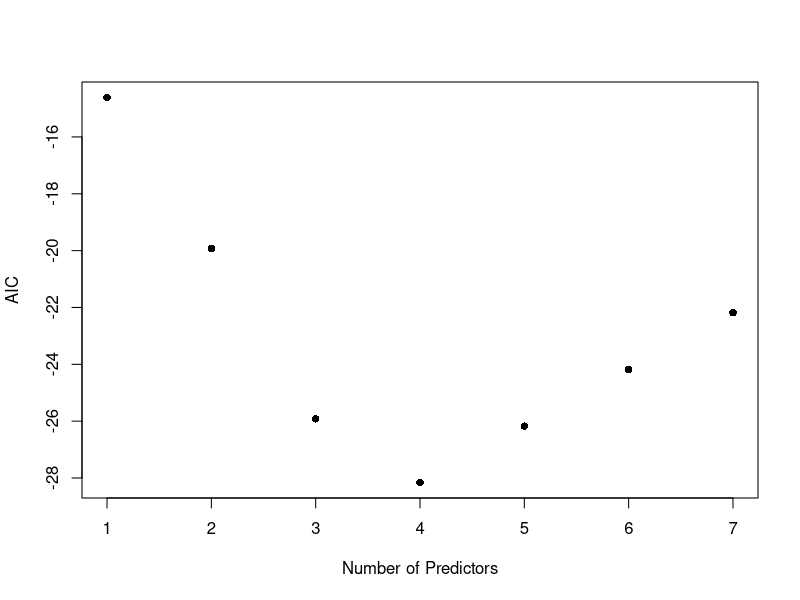
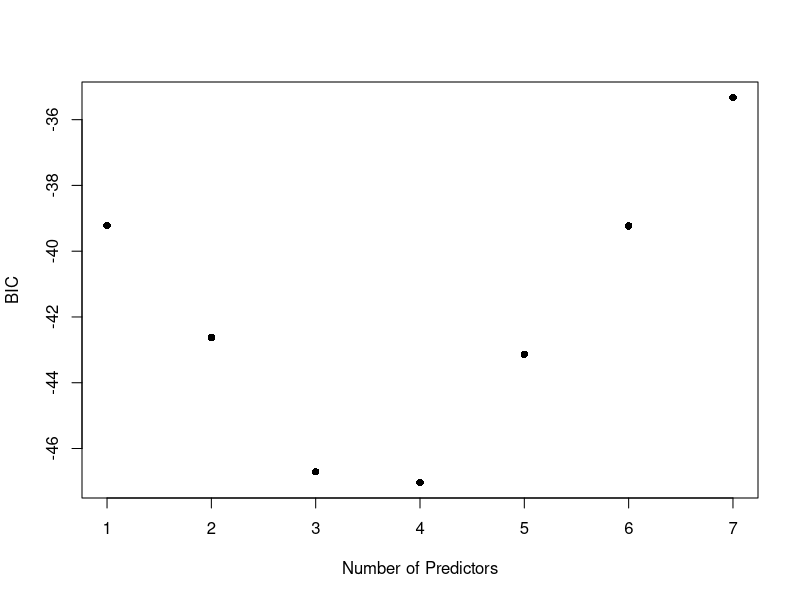
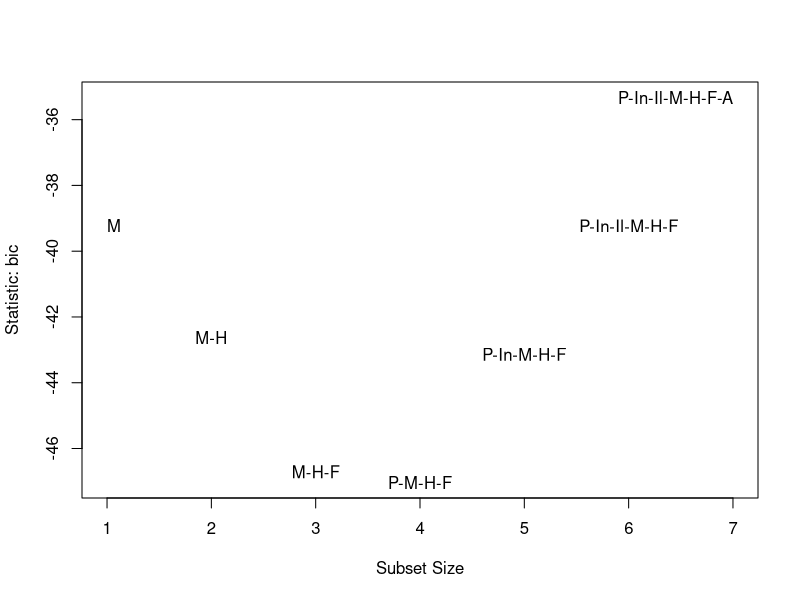
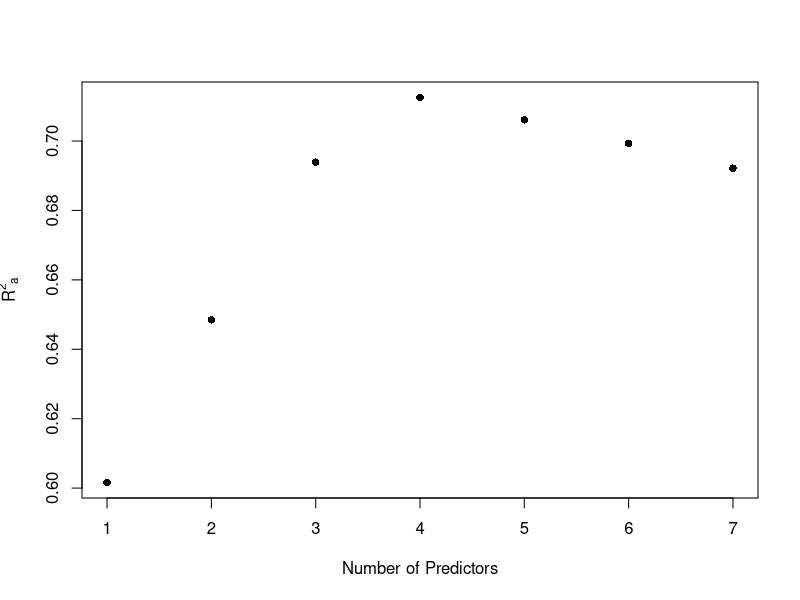
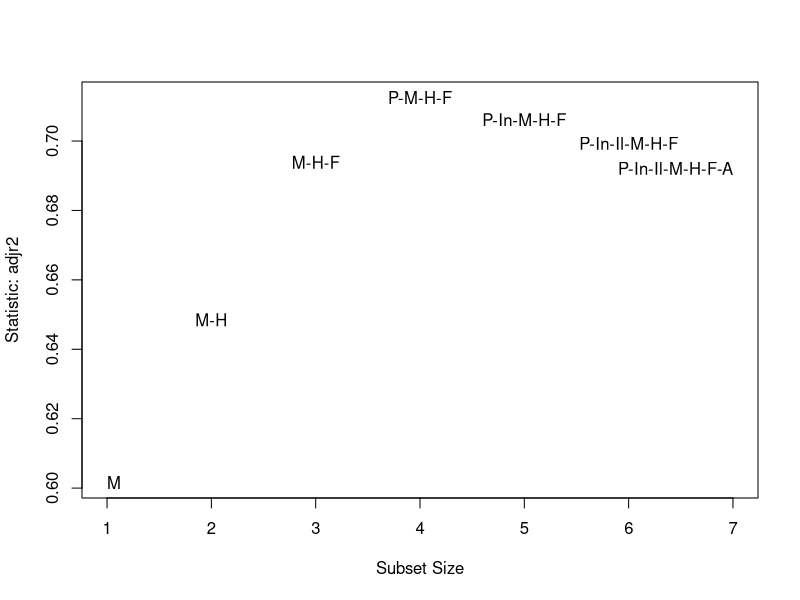
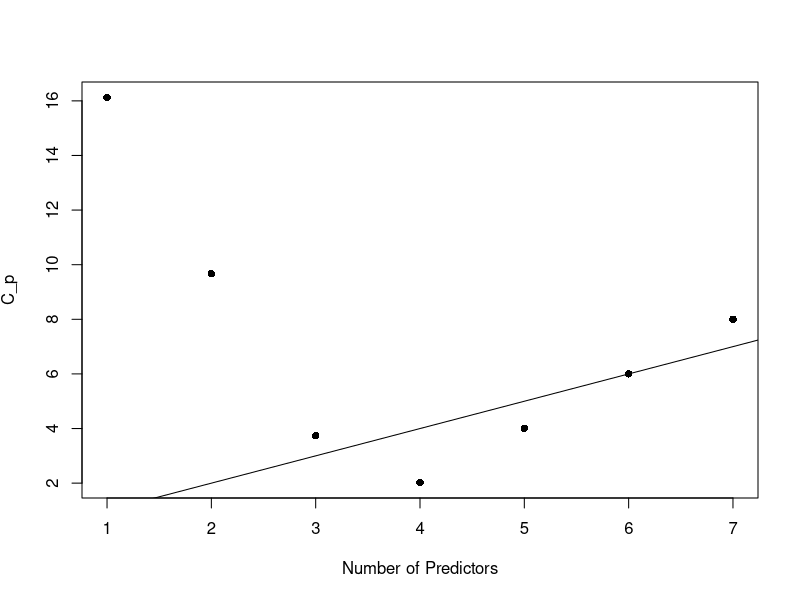
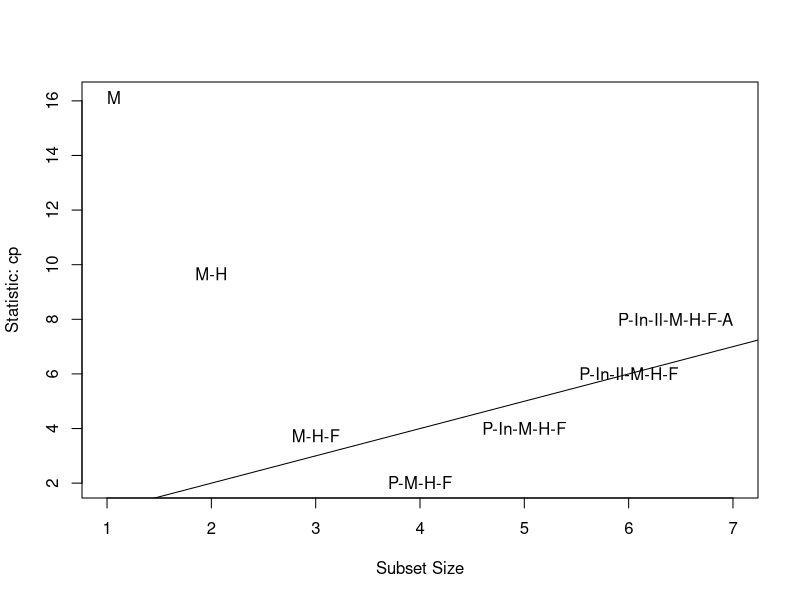
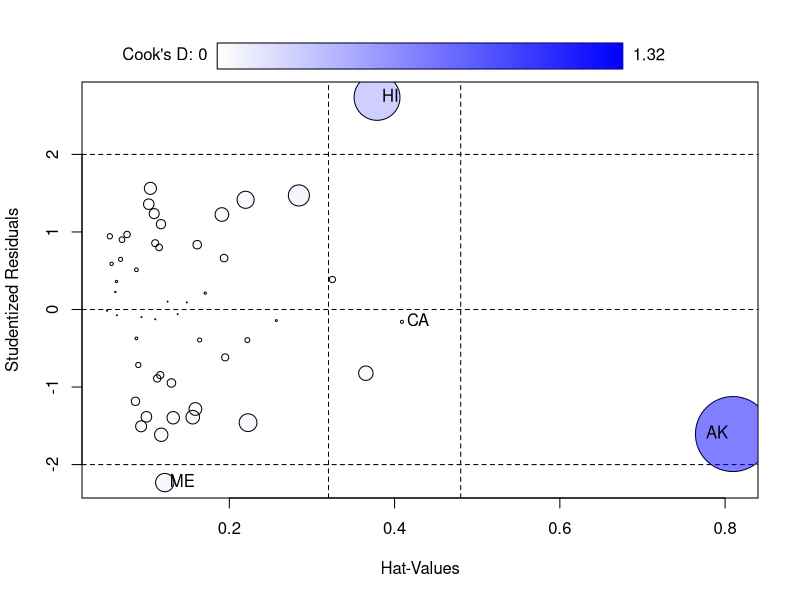

Here is the R script that generated these plots, in order: (Note: this script raises an error after producing the figures.)
## ---- chunk 1
#| message: false
library(tidyverse)
library(car)  # to access subsets function
library(leaps)  # to access regsubets function
library(caret)  # functions for model training 
## ---- chunk 2
data(state)
statedata <- data.frame(state.x77, row.names = state.abb)
#head(statedata)
summary(statedata)
## ---- chunk 3
lmod <- lm(Life.Exp ~ ., data = statedata)
summary(lmod)
## ---- chunk 4
# remove regressors from complete model with - sign
back1 <- update(lmod, . ~ . - Area)
summary(back1)
## ---- chunk 5
back2 <- update(back1, . ~ . - Illiteracy)
summary(back2)
## ---- chunk 6
back3 <- update(back2, . ~ . - Income)
summary(back3)
## ---- chunk 7
# Illiteracy was removed but
# simple model with only Illiteracy is significant
lmod1 <- lm(Life.Exp ~ Illiteracy, data = statedata)
summary(lmod1)
## ---- chunk 8
# default direction is backward
back_elim <- step(lmod)
#step(lmod, trace = FALSE)  # for condensed output
## ---- chunk 9
# useful when performing forward selection
nullmod <- lm(Life.Exp ~ 1, data = statedata)
## ---- chunk 10
forw_select <- step(object = nullmod, 
                    scope = formula(lmod), 
                    direction = "forward")
## ---- chunk 11
# object is full model
step_reg <- step(lmod, 
                 direction = "both",
                 trace = "FALSE")  # for more concise output
step_reg  # display output
## ---- chunk 12
step_reg$anova
## ---- chunk 13
step_reg$anova$AIC
## ---- chunk 14
# may need to install.package the first time
#library(leaps) # you need to load package every time you want to use it

best <- regsubsets(Life.Exp ~ ., data = statedata)
best_sum <- summary(best) # summarize model with min RSS for each p
#best_sum  # display summary
best_sum$which # nicer output
## ---- chunk 15
# What output is stored after running regsubsets
summary(best_sum)
## ---- chunk 16
n <- nrow(statedata) # number observation n = 50
rss <- best_sum$rss # rss calculated for each model

# compute AIC using the formula
AIC <- n * log(rss/n) + (2:8)*2  # going from p=2 to p=8 regressors

plot(AIC ~ I(1:7), 
     ylab = "AIC", 
     xlab = "Number of Predictors",
     pch = 16)
## ---- chunk 17
(BIC <- best_sum$bic)  # bic from summary
#(BIC2 <- n * log(rss/n) + log(n)* (2:8))  # Using the formula
#BIC - BIC2 # The two differ by a constant
plot(BIC ~ I(1:7), ylab = "BIC", xlab = "Number of Predictors", pch = 16)
## ---- chunk 18
#library(car)
# stat can be “bic”, “cp”, “adjr2”, “rsq”, “rss”
subsets(best, statistic = "bic", legend = FALSE)
## ---- chunk 19
#summary(lmod)  # gives R^2 for full model
(adjr <- best_sum$adjr)  # extracts R_a^2 from regsubsets
## ---- chunk 20
p <- 1:7  # number of predictors (excluding intercept)
plot(adjr ~ p, ylab = expression({R^2}[a]), 
     xlab = "Number of Predictors", pch = 16)
## ---- chunk 21
subsets(best, statistic = "adjr2", legend = FALSE)
## ---- chunk 22
cp <- best_sum$cp # Display the C_p for each value of p
plot(cp ~ p, ylab = expression({C_p}), 
     xlab = "Number of Predictors", pch = 16)
abline(0,1) # plots line y=x
## ---- chunk 23
subsets(best, statistic = "cp", legend = FALSE)
abline(0,1) 
## ---- chunk 24
best_mod <- lm(Life.Exp ~ Population + Murder + HS.Grad + Frost, data = statedata)
## ---- chunk 25
ersq <- numeric(n)  # store the squared error

for (i in 1:n){
  train.ds <- statedata[-i, ]
  test.ds <- statedata[i, ]
  tmod <- lm(Life.Exp ~ Population + Murder + HS.Grad + Frost, data = train.ds)
  predy <- predict(tmod, new = test.ds)
  y <- test.ds[1,4]
  ersq[i] <- (predy - y)^2
}

(tmse <- sum(ersq)) 
## ---- chunk 26
ersq <- numeric(n)

for (i in 1:n){
  train.ds <- statedata[-i, ]
  test.ds <- statedata[i, ]
  tmod <- lm(Life.Exp ~ Murder + HS.Grad + Frost, data = train.ds)
  predy <- predict(tmod, new = test.ds)
  y <- test.ds[1,4]
  ersq[i] <- (predy - y)^2
}

(tmse <- sum(ersq)) 
## ---- chunk 27
# you may need to install caret before running code
#library(caret)

# define training/test (control) data
cv_10fold <- trainControl(method="cv", number = 10) # 10-fold crossvalidation train/test data

# Set up full and our model with 4 regressors
f1 <- Life.Exp ~ . # formula for full model
f2 <- Life.Exp~Population + Murder + HS.Grad + Frost 

# Using training data to construct each model
modela <- train(f1, data = statedata, trControl=cv_10fold, method = "lm") #full
modelb <- train(f2, data = statedata, trControl=cv_10fold, method = "lm") #with 4 reg
print(modela) # full, 10-fold
## ---- chunk 28
print(modelb) # reduced, 10-fold
## ---- chunk 29
# leave-one-out crossvalidation train/test data
cv_loo <- trainControl(method="LOOCV") 

modelfull <- train(f1, data = statedata, trControl=cv_loo, method = "lm") #full
modelred <- train(f2, data = statedata, trControl=cv_loo, method = "lm") #with 4 reg
print(modelfull) # full, leave one out
## ---- chunk 30
print(modelred) # reduced, leave one out
## ---- chunk 31
#library(car)  # needed but we already loaded
influencePlot(lmod)
## ---- chunk 32
best2 <- regsubsets(Life.Exp ~., data = statedata, subset = (state.abb != "AK"))
best_sum2 <- summary(best2) 
best_sum2$which[which.max(best_sum2$adjr), ]
## ---- chunk 33
data(teengamb, package = "faraway")  # load data
summary(teengamb)
## ---- chunk 34
# fit full model
gamb_lmod <- lm(gamble ~ ., data = teengamb)
summary(gamb_lmod) # determine least significant predictor
## ---- chunk 35
# Values we'll need
n <- nobs(gamb_lmod)  # number of observations
p <- 2:5  # possible number of regressors
## ---- chunk 36
# perform backward elimination using update function on previous model
# use alpha_crit = 0.05
gamb_lmod <- update(gamb_lmod, . ~ . - status)
summary(gamb_lmod)
gamb_lmod <- update(gamb_lmod, . ~ . - verbal)
summary(gamb_lmod)
## ---- chunk 37
# model selection in terms of AIC
#library(leaps)
# model selection by exhaustive search
gamb_best <- regsubsets(gamble ~ ., data = teengamb)
gamb_bsum <- summary(gamb_best) # summarize model that minimizes RSS for each p
gamb_bsum$which # best subset models (in terms of RSS)
## ---- chunk 38
# calculate AIC of each model
aic <- gamb_bsum$bic + (2 - log(n)) * p
# plot AIC vs p
plot(aic ~ p, xlab = "Number of Predictors", ylab = "AIC", pch =16)
## ---- chunk 39
# calculate BIC of each model
# plot BIC vs p
#library(car)
subsets(gamb_best, statistic = "bic", legend = FALSE)
## ---- chunk 40
# Construct Cp plot
subsets(gamb_best, statistic = "cp", legend = FALSE)
abline(0, 1)
## ---- chunk 41
# Construct adjusted R^2 plot
subsets(gamb_best, statistic = "adjr2", legend = FALSE)
## ---- chunk 42
# backward elimination
gamb_lmod <- lm(gamble ~ ., data = teengamb)
step(gamb_lmod) #with AIC
step(gamb_lmod, k = log(n)) # with BIC
## ---- chunk 43
#library(caret)
gamb_f1 <- gamble ~ sex + income
gamb_f2 <- gamble ~ sex + verbal + income

# 5-fold crossvalidation train/test data
cv_5fold <- trainControl(method = "cv", number = 5) 
model1 <- train(gamb_f1, data = teengamb, trControl = cv_5fold,
               method = "lm")
model2 <- train(gamb_f2, data = teengamb, trControl = cv_5fold,
               method = "lm")

# compare mse (rmse) for the two models using 5-fold cv
print(model1) # p = 3
print(model2) # p = 4
## ---- chunk 44
# trying an interaction model
gamb_f3 <- gamble ~ sex*income
model3 <- train(gamb_f3, data = teengamb, trControl = cv_5fold,
               method = "lm")

print(model3) # even better
## ---- chunk 45
residualPlots(lm(gamb_f3, data = teengamb))
## ---- chunk 46
# try a transformed model
# trying another model
gamb_f4 <- sqrt(gamble) ~ sex*income
model4 <- train(gamb_f4, data = teengamb, trControl = cv_5fold,
               method = "lm")
print(model4)
## ---- chunk 47
residualPlots(lm(gamb_f4, data = teengamb))
